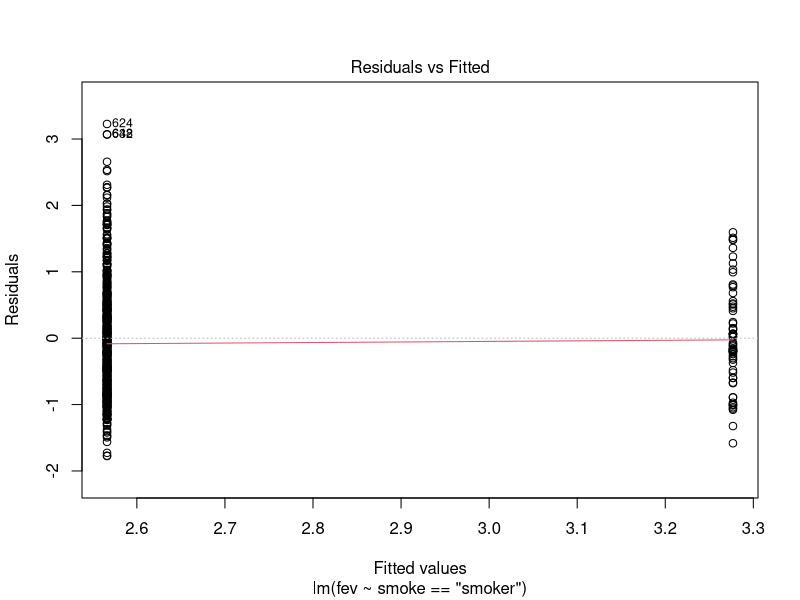
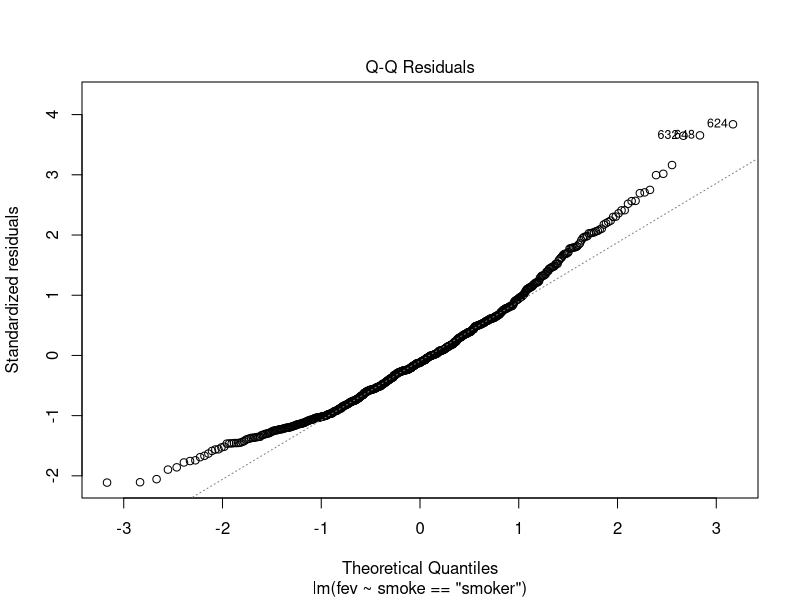
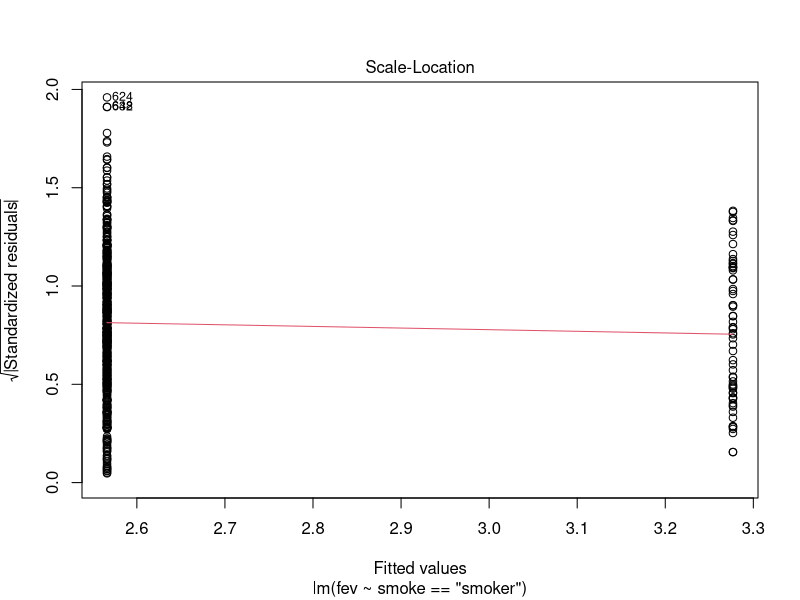
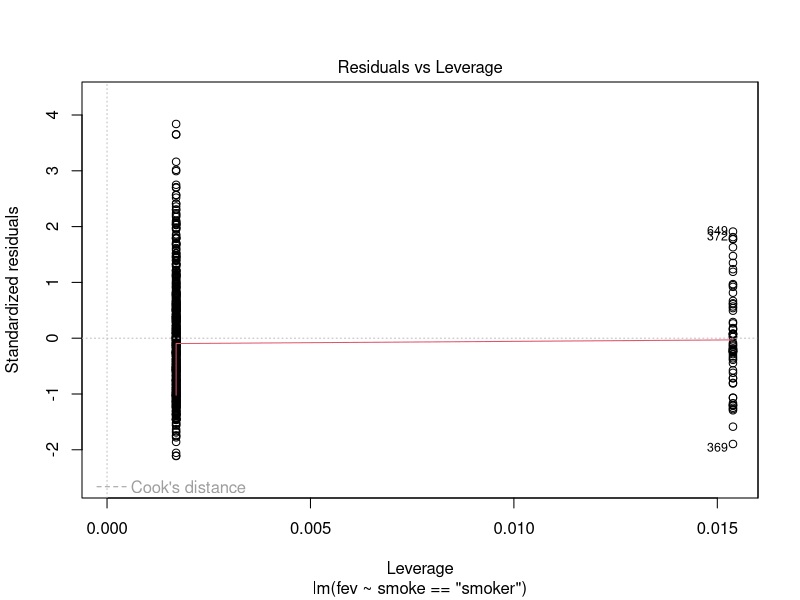
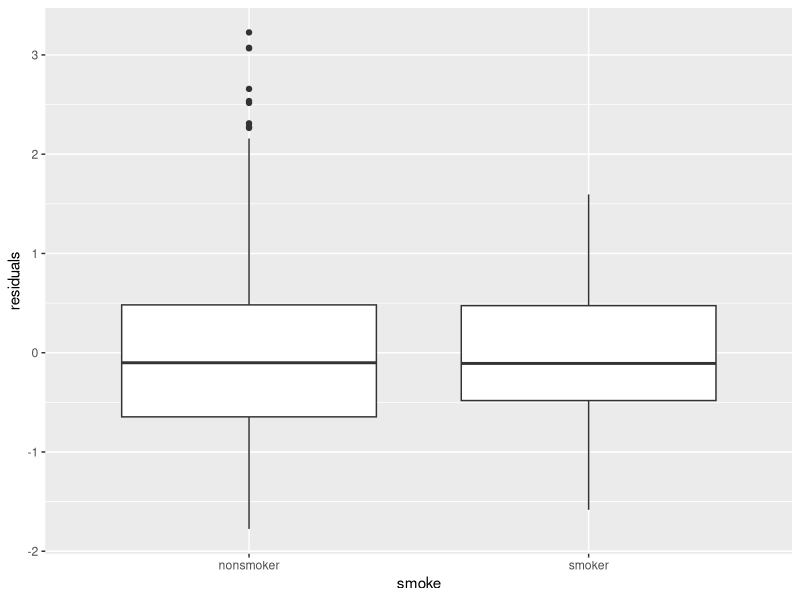

Generate these figures, in order, with R:
## ---- chunk 1
knitr::opts_chunk$set(echo = TRUE)
## ---- chunk 2
library(tidyverse)
library(sandwich)
library(lmtest)
fev <- read_csv("fev.csv")
## ---- chunk 3
smokemodel <- lm(fev ~ smoke=="smoker", data = fev)
summary(smokemodel)
confint(smokemodel, level = .95)
## ---- chunk 4
plot(smokemodel)
fev2 <- fev %>% 
  mutate(residuals = smokemodel$residuals)

fev2 %>% 
  ggplot(aes(x = smoke, y = residuals)) +
  geom_boxplot()

## ---- chunk 5
height <- lm(fev ~ height, data = fev)
summary(height)
confint(height, level = .95)
## ---- chunk 6
fevcm <- fev %>% 
  mutate(heightcm = height*(2.54))
heightcm <- lm(fev ~ heightcm, data = fevcm)
summary(heightcm)
confint(heightcm, level = .95)
## ---- chunk 7
0.051959 * 2.54
